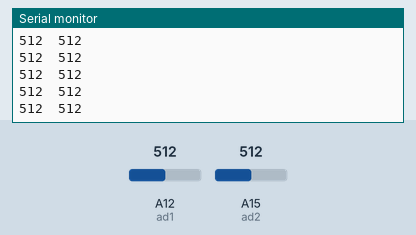
Simulated run of this sketch. Board: Arduino Mega 2560, built with avr-gcc and run on an emulated ATmega2560. Parts: the last lines printed to the serial monitor. The inputs (shaded band) are chosen by the test bench; at power-on: A12 (ad1) = 512, A15 (ad2) = 512.

Above: at 1.2 s.
1.3 s: A12 (ad1) set to 716
At 1.33 s:
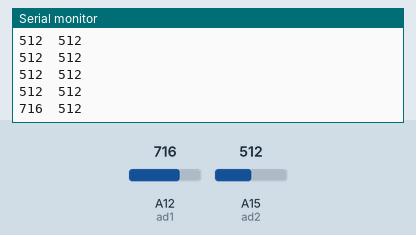
2.8 s: A15 (ad2) set to 716
At 2.8 s:
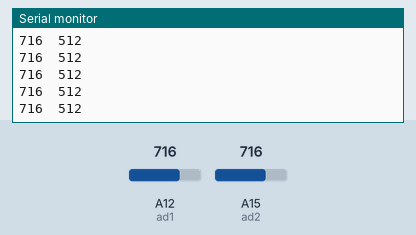
4.3 s: A12 (ad1) set to 900
At 4.32 s:
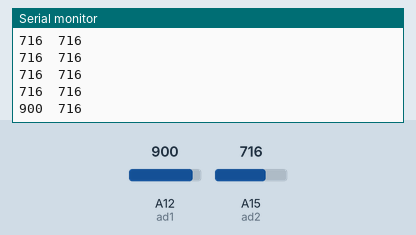
7.3 s: A15 (ad2) set to 900
At 7.31 s:
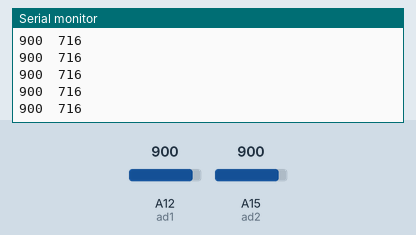
Timing chart, 0 to 9.8 s (numbered marks = the images above; inputs shaded):
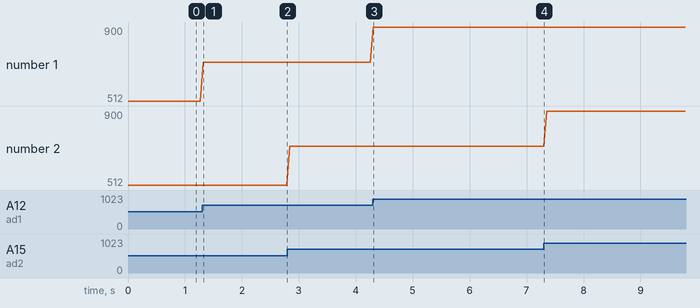

The sketch:

PhotodiodeIR.ino
```cpp
const int ad1 = A12, ad2 = A15;
float ema = 0;
float alpha = 0.3;
int readings;

void setup() {
  Serial.begin(9600);
  //ema = analogRead(ad2);
}

void loop() {
  readings = analogRead(ad2);
  ema = alpha * readings + (1 - alpha) * ema;

  Serial.print(analogRead(ad1)); Serial.print('\t');
  Serial.print(analogRead(ad2)); Serial.print('\n');
  //Serial.print(readings); Serial.print('\t');
  //Serial.println(ema);
  delay(50);
}
```

Measured:
- after the input at 1.3 s, the serial monitor: prints a new line at once (image 1)
- after the input at 4.3 s, the serial monitor: prints a new line at once (image 3)
- plotted number 1: 512 → 716 after the input at 1.3 s, 716 → 900 after the input at 4.3 s
